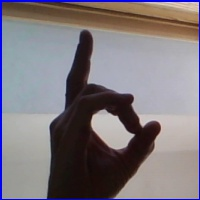
#> input picture all_data/data/test_dataset_alphabet/asl_alphabet_test/D_test.jpg, 200 x 200 px, found by its file name; its folder holds 4 pictures in this run
$ jupyter execute --allow-errors fine_tuning_data.ipynb   (shell and % lines are left out)
#> lines starting #> are read from the running program, lines starting #| are printed output that depends on the picture
<a href="https://colab.research.google.com/github/MHC-FA23-CS341CV/computer-vision-final-project-aslteam/blob/Ramisa/Copy_Ramisa_of_tf2_image_retraining.ipynb" target="_parent"></a>

##### Copyright 2021 The TensorFlow Hub Authors.

Licensed under the Apache License, Version 2.0 (the "License");

[cell 1]
# Copyright 2021 The TensorFlow Hub Authors. All Rights Reserved.
#
# Licensed under the Apache License, Version 2.0 (the "License");
# you may not use this file except in compliance with the License.
# You may obtain a copy of the License at
#
#     http://www.apache.org/licenses/LICENSE-2.0
#
# Unless required by applicable law or agreed to in writing, software
# distributed under the License is distributed on an "AS IS" BASIS,
# WITHOUT WARRANTIES OR CONDITIONS OF ANY KIND, either express or implied.
# See the License for the specific language governing permissions and
# limitations under the License.
# ==============================================================================

# Retraining an Image Classifier

<table class="tfo-notebook-buttons" align="left">
  <td>
    <a target="_blank" href="https://www.tensorflow.org/hub/tutorials/tf2_image_retraining">View on TensorFlow.org</a>
  </td>
  <td>
    <a target="_blank" href="https://colab.research.google.com/github/tensorflow/docs/blob/master/site/en/hub/tutorials/tf2_image_retraining.ipynb">Run in Google Colab</a>
  </td>
  <td>
    <a target="_blank" href="https://github.com/tensorflow/docs/blob/master/site/en/hub/tutorials/tf2_image_retraining.ipynb">View on GitHub</a>
  </td>
  <td>
    <a href="https://storage.googleapis.com/tensorflow_docs/docs/site/en/hub/tutorials/tf2_image_retraining.ipynb">Download notebook</a>
  </td>
  <td>
    <a href="https://tfhub.dev/google/collections/image/1">See TF Hub models</a>
  </td>
</table>

## Introduction

Image classification models have millions of parameters. Training them from
scratch requires a lot of labeled training data and a lot of computing power. Transfer learning is a technique that shortcuts much of this by taking a piece of a model that has already been trained on a related task and reusing it in a new model.

This Colab demonstrates how to build a Keras model for classifying five species of flowers by using a pre-trained TF2 SavedModel from TensorFlow Hub for image feature extraction, trained on the much larger and more general ImageNet dataset. Optionally, the feature extractor can be trained ("fine-tuned") alongside the newly added classifier.

### Looking for a tool instead?

This is a TensorFlow coding tutorial. If you want a tool that just builds the TensorFlow or TFLite model for, take a look at the [make_image_classifier](https://github.com/tensorflow/hub/tree/master/tensorflow_hub/tools/make_image_classifier) command-line tool that gets [installed](https://www.tensorflow.org/hub/installation) by the PIP package `tensorflow-hub[make_image_classifier]`, or at [this](https://colab.sandbox.google.com/github/tensorflow/examples/blob/master/tensorflow_examples/lite/model_maker/demo/image_classification.ipynb) TFLite colab.

## Setup

[cell 2]
# find the file P2Data.zip locally from your computer
from google.colab import files
f = files.upload()
#> the answer given: D_test.jpg

[cell 3]
# run this command to unzip the images in colab

[cell 4]
import itertools
import os

import matplotlib.pylab as plt
import numpy as np

import tensorflow as tf
import tensorflow_hub as hub

print("TF version:", tf.__version__)
print("Hub version:", hub.__version__)
print("GPU is", "available" if tf.config.list_physical_devices('GPU') else "NOT AVAILABLE")
#> (this line was passed over: tensorflow is not available in this run)

## Select the TF2 SavedModel module to use

For starters, use [https://tfhub.dev/google/imagenet/mobilenet_v2_100_224/feature_vector/4](https://tfhub.dev/google/imagenet/mobilenet_v2_100_224/feature_vector/4). The same URL can be used in code to identify the SavedModel and in your browser to show its documentation. (Note that models in TF1 Hub format won't work here.)

You can find more TF2 models that generate image feature vectors [here](https://tfhub.dev/s?module-type=image-feature-vector&tf-version=tf2).

There are multiple possible models to try. All you need to do is select a different one on the cell below and follow up with the notebook.

[cell 5]
#@title

model_name = "efficientnetv2-xl-21k" # @param ['efficientnetv2-s', 'efficientnetv2-m', 'efficientnetv2-l', 'efficientnetv2-s-21k', 'efficientnetv2-m-21k', 'efficientnetv2-l-21k', 'efficientnetv2-xl-21k', 'efficientnetv2-b0-21k', 'efficientnetv2-b1-21k', 'efficientnetv2-b2-21k', 'efficientnetv2-b3-21k', 'efficientnetv2-s-21k-ft1k', 'efficientnetv2-m-21k-ft1k', 'efficientnetv2-l-21k-ft1k', 'efficientnetv2-xl-21k-ft1k', 'efficientnetv2-b0-21k-ft1k', 'efficientnetv2-b1-21k-ft1k', 'efficientnetv2-b2-21k-ft1k', 'efficientnetv2-b3-21k-ft1k', 'efficientnetv2-b0', 'efficientnetv2-b1', 'efficientnetv2-b2', 'efficientnetv2-b3', 'efficientnet_b0', 'efficientnet_b1', 'efficientnet_b2', 'efficientnet_b3', 'efficientnet_b4', 'efficientnet_b5', 'efficientnet_b6', 'efficientnet_b7', 'bit_s-r50x1', 'inception_v3', 'inception_resnet_v2', 'resnet_v1_50', 'resnet_v1_101', 'resnet_v1_152', 'resnet_v2_50', 'resnet_v2_101', 'resnet_v2_152', 'nasnet_large', 'nasnet_mobile', 'pnasnet_large', 'mobilenet_v2_100_224', 'mobilenet_v2_130_224', 'mobilenet_v2_140_224', 'mobilenet_v3_small_100_224', 'mobilenet_v3_small_075_224', 'mobilenet_v3_large_100_224', 'mobilenet_v3_large_075_224']

model_handle_map = {
  "efficientnetv2-s": "https://tfhub.dev/google/imagenet/efficientnet_v2_imagenet1k_s/feature_vector/2",
  "efficientnetv2-m": "https://tfhub.dev/google/imagenet/efficientnet_v2_imagenet1k_m/feature_vector/2",
  "efficientnetv2-l": "https://tfhub.dev/google/imagenet/efficientnet_v2_imagenet1k_l/feature_vector/2",
  "efficientnetv2-s-21k": "https://tfhub.dev/google/imagenet/efficientnet_v2_imagenet21k_s/feature_vector/2",
  "efficientnetv2-m-21k": "https://tfhub.dev/google/imagenet/efficientnet_v2_imagenet21k_m/feature_vector/2",
  "efficientnetv2-l-21k": "https://tfhub.dev/google/imagenet/efficientnet_v2_imagenet21k_l/feature_vector/2",
  "efficientnetv2-xl-21k": "https://tfhub.dev/google/imagenet/efficientnet_v2_imagenet21k_xl/feature_vector/2",
  "efficientnetv2-b0-21k": "https://tfhub.dev/google/imagenet/efficientnet_v2_imagenet21k_b0/feature_vector/2",
  "efficientnetv2-b1-21k": "https://tfhub.dev/google/imagenet/efficientnet_v2_imagenet21k_b1/feature_vector/2",
  "efficientnetv2-b2-21k": "https://tfhub.dev/google/imagenet/efficientnet_v2_imagenet21k_b2/feature_vector/2",
  "efficientnetv2-b3-21k": "https://tfhub.dev/google/imagenet/efficientnet_v2_imagenet21k_b3/feature_vector/2",
  "efficientnetv2-s-21k-ft1k": "https://tfhub.dev/google/imagenet/efficientnet_v2_imagenet21k_ft1k_s/feature_vector/2",
  "efficientnetv2-m-21k-ft1k": "https://tfhub.dev/google/imagenet/efficientnet_v2_imagenet21k_ft1k_m/feature_vector/2",
  "efficientnetv2-l-21k-ft1k": "https://tfhub.dev/google/imagenet/efficientnet_v2_imagenet21k_ft1k_l/feature_vector/2",
  "efficientnetv2-xl-21k-ft1k": "https://tfhub.dev/google/imagenet/efficientnet_v2_imagenet21k_ft1k_xl/feature_vector/2",
  "efficientnetv2-b0-21k-ft1k": "https://tfhub.dev/google/imagenet/efficientnet_v2_imagenet21k_ft1k_b0/feature_vector/2",
  "efficientnetv2-b1-21k-ft1k": "https://tfhub.dev/google/imagenet/efficientnet_v2_imagenet21k_ft1k_b1/feature_vector/2",
  "efficientnetv2-b2-21k-ft1k": "https://tfhub.dev/google/imagenet/efficientnet_v2_imagenet21k_ft1k_b2/feature_vector/2",
  "efficientnetv2-b3-21k-ft1k": "https://tfhub.dev/google/imagenet/efficientnet_v2_imagenet21k_ft1k_b3/feature_vector/2",
  "efficientnetv2-b0": "https://tfhub.dev/google/imagenet/efficientnet_v2_imagenet1k_b0/feature_vector/2",
  "efficientnetv2-b1": "https://tfhub.dev/google/imagenet/efficientnet_v2_imagenet1k_b1/feature_vector/2",
  "efficientnetv2-b2": "https://tfhub.dev/google/imagenet/efficientnet_v2_imagenet1k_b2/feature_vector/2",
  "efficientnetv2-b3": "https://tfhub.dev/google/imagenet/efficientnet_v2_imagenet1k_b3/feature_vector/2",
  "efficientnet_b0": "https://tfhub.dev/tensorflow/efficientnet/b0/feature-vector/1",
  "efficientnet_b1": "https://tfhub.dev/tensorflow/efficientnet/b1/feature-vector/1",
  "efficientnet_b2": "https://tfhub.dev/tensorflow/efficientnet/b2/feature-vector/1",
  "efficientnet_b3": "https://tfhub.dev/tensorflow/efficientnet/b3/feature-vector/1",
  "efficientnet_b4": "https://tfhub.dev/tensorflow/efficientnet/b4/feature-vector/1",
  "efficientnet_b5": "https://tfhub.dev/tensorflow/efficientnet/b5/feature-vector/1",
  "efficientnet_b6": "https://tfhub.dev/tensorflow/efficientnet/b6/feature-vector/1",
  "efficientnet_b7": "https://tfhub.dev/tensorflow/efficientnet/b7/feature-vector/1",
  "bit_s-r50x1": "https://tfhub.dev/google/bit/s-r50x1/1",
  "inception_v3": "https://tfhub.dev/google/imagenet/inception_v3/feature-vector/4",
  "inception_resnet_v2": "https://tfhub.dev/google/imagenet/inception_resnet_v2/feature-vector/4",
  "resnet_v1_50": "https://tfhub.dev/google/imagenet/resnet_v1_50/feature-vector/4",
  "resnet_v1_101": "https://tfhub.dev/google/imagenet/resnet_v1_101/feature-vector/4",
  "resnet_v1_152": "https://tfhub.dev/google/imagenet/resnet_v1_152/feature-vector/4",
  "resnet_v2_50": "https://tfhub.dev/google/imagenet/resnet_v2_50/feature-vector/4",
  "resnet_v2_101": "https://tfhub.dev/google/imagenet/resnet_v2_101/feature-vector/4",
  "resnet_v2_152": "https://tfhub.dev/google/imagenet/resnet_v2_152/feature-vector/4",
  "nasnet_large": "https://tfhub.dev/google/imagenet/nasnet_large/feature_vector/4",
  "nasnet_mobile": "https://tfhub.dev/google/imagenet/nasnet_mobile/feature_vector/4",
  "pnasnet_large": "https://tfhub.dev/google/imagenet/pnasnet_large/feature_vector/4",
  "mobilenet_v2_100_224": "https://tfhub.dev/google/imagenet/mobilenet_v2_100_224/feature_vector/4",
  "mobilenet_v2_130_224": "https://tfhub.dev/google/imagenet/mobilenet_v2_130_224/feature_vector/4",
  "mobilenet_v2_140_224": "https://tfhub.dev/google/imagenet/mobilenet_v2_140_224/feature_vector/4",
  "mobilenet_v3_small_100_224": "https://tfhub.dev/google/imagenet/mobilenet_v3_small_100_224/feature_vector/5",
  "mobilenet_v3_small_075_224": "https://tfhub.dev/google/imagenet/mobilenet_v3_small_075_224/feature_vector/5",
  "mobilenet_v3_large_100_224": "https://tfhub.dev/google/imagenet/mobilenet_v3_large_100_224/feature_vector/5",
  "mobilenet_v3_large_075_224": "https://tfhub.dev/google/imagenet/mobilenet_v3_large_075_224/feature_vector/5",
}

model_image_size_map = {
  "efficientnetv2-s": 384,
  "efficientnetv2-m": 480,
  "efficientnetv2-l": 480,
  "efficientnetv2-b0": 224,
  "efficientnetv2-b1": 240,
  "efficientnetv2-b2": 260,
  "efficientnetv2-b3": 300,
  "efficientnetv2-s-21k": 384,
  "efficientnetv2-m-21k": 480,
  "efficientnetv2-l-21k": 480,
  "efficientnetv2-xl-21k": 512,
  "efficientnetv2-b0-21k": 224,
  "efficientnetv2-b1-21k": 240,
  "efficientnetv2-b2-21k": 260,
  "efficientnetv2-b3-21k": 300,
  "efficientnetv2-s-21k-ft1k": 384,
  "efficientnetv2-m-21k-ft1k": 480,
  "efficientnetv2-l-21k-ft1k": 480,
  "efficientnetv2-xl-21k-ft1k": 512,
  "efficientnetv2-b0-21k-ft1k": 224,
  "efficientnetv2-b1-21k-ft1k": 240,
  "efficientnetv2-b2-21k-ft1k": 260,
  "efficientnetv2-b3-21k-ft1k": 300,
  "efficientnet_b0": 224,
  "efficientnet_b1": 240,
  "efficientnet_b2": 260,
  "efficientnet_b3": 300,
  "efficientnet_b4": 380,
  "efficientnet_b5": 456,
  "efficientnet_b6": 528,
  "efficientnet_b7": 600,
  "inception_v3": 299,
  "inception_resnet_v2": 299,
  "nasnet_large": 331,
  "pnasnet_large": 331,
}

model_handle = model_handle_map.get(model_name)
pixels = model_image_size_map.get(model_name, 224)

print(f"Selected model: {model_name} : {model_handle}")

IMAGE_SIZE = (pixels, pixels)
print(f"Input size {IMAGE_SIZE}")

BATCH_SIZE = 10#@param {type:"integer"}

## Set up the dataset

Inputs are suitably resized for the selected module. Dataset augmentation (i.e., random distortions of an image each time it is read) improves training, esp. when fine-tuning.

[cell 6]
from google.colab import drive
import os
import tensorflow as tf

# Mount Google Drive
#> (the rest of this cell did not finish here and is left out)

[cell 7]
def build_dataset(subset):
  return tf.keras.preprocessing.image_dataset_from_directory(
      data_dir,
      validation_split=.20,
      subset=subset,
      label_mode="categorical",
      # Seed needs to provided when using validation_split and shuffle = True.
      # A fixed seed is used so that the validation set is stable across runs.
      seed=123,
      image_size=IMAGE_SIZE,
      batch_size=1)

#> (the rest of this cell did not finish here and is left out)

##Visualize the Data

#> (a cell that did not finish here is left out)

## Defining the model

All it takes is to put a linear classifier on top of the `feature_extractor_layer` with the Hub module.

For speed, we start out with a non-trainable `feature_extractor_layer`, but you can also enable fine-tuning for greater accuracy.

[cell 9]
do_fine_tuning = False #@param {type:"boolean"}

[cell 10]
print("Building model with", model_handle)
#> (the rest of this cell did not finish here and is left out)

## Training the model

#> (a cell that did not finish here is left out)

#> (a cell that did not finish here is left out)

[cell 13]
plt.figure()
plt.ylabel("Loss (training and validation)")
plt.xlabel("Training Steps")
plt.ylim([0,5])
#> (the rest of this cell did not finish here and is left out)

Try out the model on an image from the validation data:

#> (a cell that did not finish here is left out)

Pre-process Test Data:

[cell 15]
# [8 lines of commented-out code are left out]

from PIL import Image
import os
import numpy as np

def load_images_from_directory(directory, image_size=(224, 224)):
#> called with image_size = (512, 512)
    images = []
    labels = []

    # Get the list of files in the directory
    file_list = os.listdir(directory)

    for file_name in file_list:
        file_path = os.path.join(directory, file_name)

        # Check if the file is an image
        if file_name.lower().endswith(('.png', '.jpg', '.jpeg', '.gif', '.bmp')):
            # Load the image using PIL
            img = Image.open(file_path)
#> img is the input picture: PIL image 200x200 RGB; mean R, G, B 126.7, 120.2, 125.7

            # Resize the image if needed
            img = img.resize(image_size)
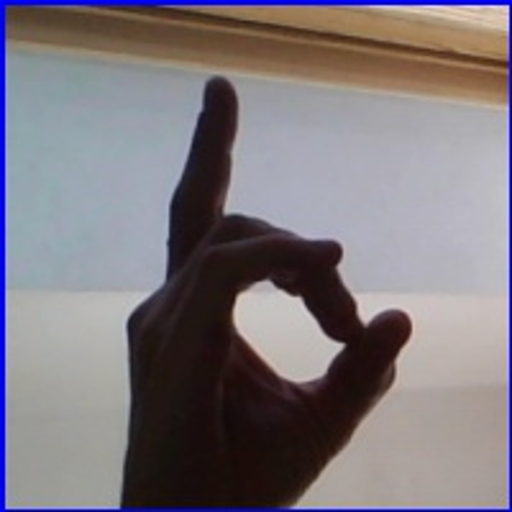
#> img: PIL image 512x512 RGB; mean R, G, B 126.7, 120.2, 125.7

            # Convert the PIL Image to a numpy array
            img_array = np.array(img)

            # Normalize the image if needed
            img_array = img_array / 255.0  # Adjust this based on the model's training normalization

            # Append the image and its label (you might need a mapping for labels)
            images.append(img_array)
            labels.append(file_name)  # You might need a mapping for labels

    return np.array(images), np.array(labels)

# Load test images from directory
test_images, test_labels = load_images_from_directory('/content/drive/MyDrive/dataset/asl_alphabet_test', image_size=IMAGE_SIZE)


# # Create the test dataset
# test_ds = build_test_dataset()
# # Print file paths
# for images, labels in test_ds:
#     for image_path in images.numpy():
#         print("Image Path:", image_path.decode())
# # Get the cardinality of the dataset (number of batches)
# test_size = test_ds.cardinality().numpy()

# # Unbatch and then batch again with your desired batch size
# test_ds = test_ds.unbatch().batch(BATCH_SIZE)

# # Map normalization to the dataset
# test_ds = test_ds.map(lambda images, labels:
#                       (normalization_layer(images), labels))

###Ramisa's rectangle surrounding hands code

[cell 16]
import cv2
import mediapipe as mp
from google.colab.patches import cv2_imshow

def hand_detection_box(image):
  # Load the MediaPipe Hands model
  mp_hands = mp.solutions.hands
  hands = mp_hands.Hands(static_image_mode=True, max_num_hands=6, min_detection_confidence= 0.5) # changing it from 0.5 to 0.2 -> more hands recognized , 0 -> 6 hands ,

  # Convert the image from BGR to RGB
  #image = cv2.cvtColor(image, cv2.COLOR_BGR2RGB)

  # Process the image and detect hands
  results = hands.process(image)

  # Convert the image back to BGR for drawing
  #image = cv2.cvtColor(image, cv2.COLOR_RGB2BGR)

  x_min, y_min, x_max, y_max = 0, 0, 0, 0

  # Draw hand landmarks and bounding box on the image
  if results.multi_hand_landmarks:
      for hand_landmarks in results.multi_hand_landmarks:
          # mp.solutions.drawing_utils.draw_landmarks(image, hand_landmarks, mp_hands.HAND_CONNECTIONS)

          # Get the bounding box coordinates
          x_min = min([landmark.x for landmark in hand_landmarks.landmark])
          y_min = min([landmark.y for landmark in hand_landmarks.landmark])
          x_max = max([landmark.x for landmark in hand_landmarks.landmark])
          y_max = max([landmark.y for landmark in hand_landmarks.landmark])

          # Convert the coordinates from relative to absolute
          height, width, _ = image.shape
          x_min = int(x_min * width)
          x_max = int(x_max * width)
          y_min = int(y_min * height)
          y_max = int(y_max * height)

          # Draw the bounding box
          cv2.rectangle(image, (x_min, y_min), (x_max, y_max), (0, 255, 0), 2)

          #return the location of the box
  # return x_min, y_min, x_max, y_max

  # Display the image
  cv2_imshow(image)

#> (a cell that did not finish here is left out)

[cell 18]
from IPython.display import display, Javascript, Image
from google.colab.output import eval_js
from base64 import b64decode, b64encode
import cv2
import numpy as np
import PIL
import io
import html
import time

[cell 19]
# function to convert the JavaScript object into an OpenCV image
# [33 lines left out: functions js_to_image, bbox_to_bytes, not called in this run]

[cell 20]
def take_photo(filename='photo.jpg', quality=0.8):
  js = Javascript('''
    async function takePhoto(quality) {
      const div = document.createElement('div');
      const capture = document.createElement('button');
      capture.textContent = 'Capture';
      div.appendChild(capture);

      const video = document.createElement('video');
      video.style.display = 'block';
      const stream = await navigator.mediaDevices.getUserMedia({video: true});

      document.body.appendChild(div);
      div.appendChild(video);
      video.srcObject = stream;
      await video.play();

      // Resize the output to fit the video element.
      google.colab.output.setIframeHeight(document.documentElement.scrollHeight, true);

      // Wait for Capture to be clicked.
      await new Promise((resolve) => capture.onclick = resolve);

      const canvas = document.createElement('canvas');
      canvas.width = video.videoWidth;
      canvas.height = video.videoHeight;
      canvas.getContext('2d').drawImage(video, 0, 0);
      stream.getVideoTracks()[0].stop();
      div.remove();
      return canvas.toDataURL('image/jpeg', quality);
    }
    ''')
  display(js)

  # get photo data
  data = eval_js('takePhoto({})'.format(quality))
  # get OpenCV format image
  img = js_to_image(data)
  # save image
  cv2.imwrite(filename, img)

  return filename

[cell 21]
try:
  filename = take_photo('photo.jpg')
  print('Saved to {}'.format(filename))

  # Show the image which was just taken.
  display(Image(filename))
except Exception as err:
  # Errors will be thrown if the user does not have a webcam or if they do not
  # grant the page permission to access it.
  print(str(err))

[cell 22]
## hand detection on the image captured
image_path = "/content/photo.jpg"
image = cv2.imread(image_path)

hand_detection_box(image)
#> (the call stopped at in hand_detection_box, `hands = mp_hands.Hands(static_image_mode=True, max_num_hands=6, min_de..`: mediapipe is not available in this run)
